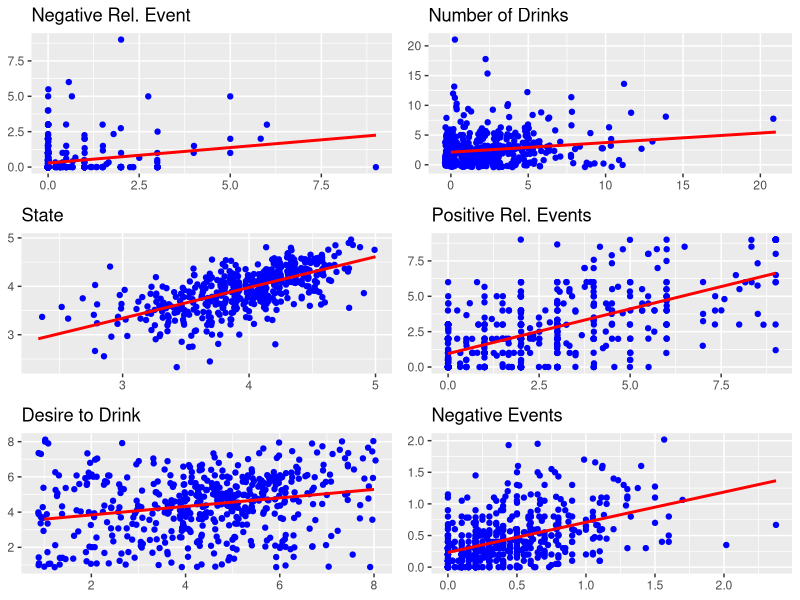
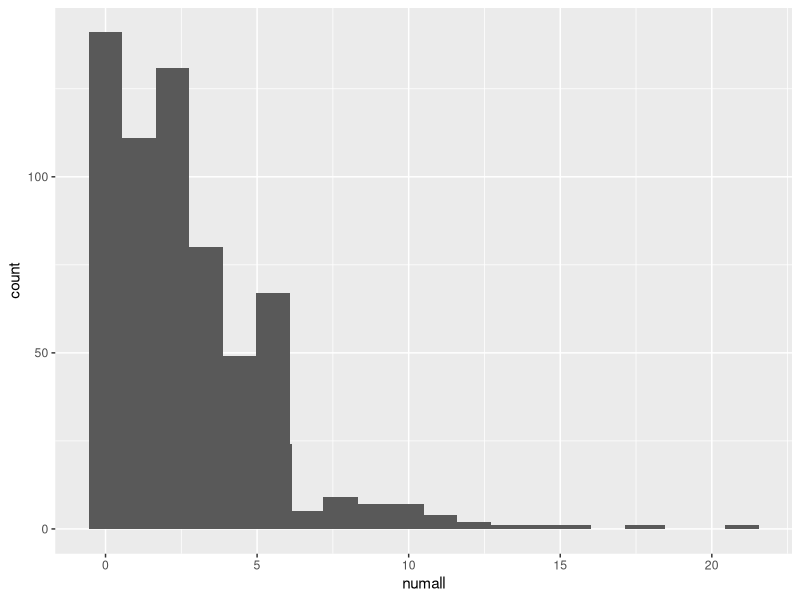
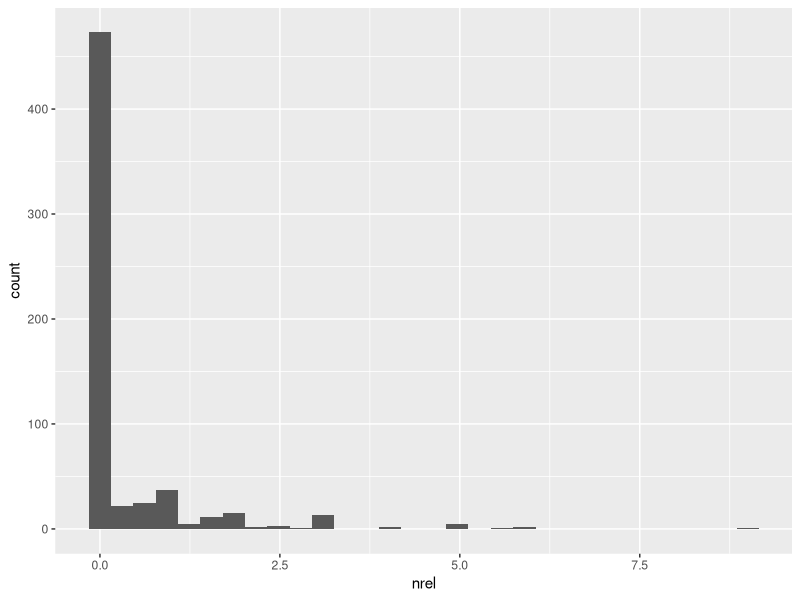
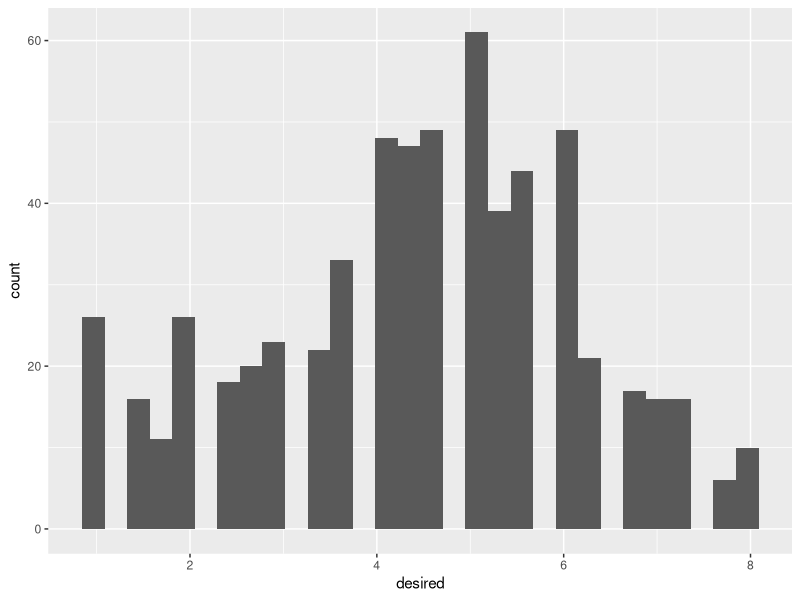
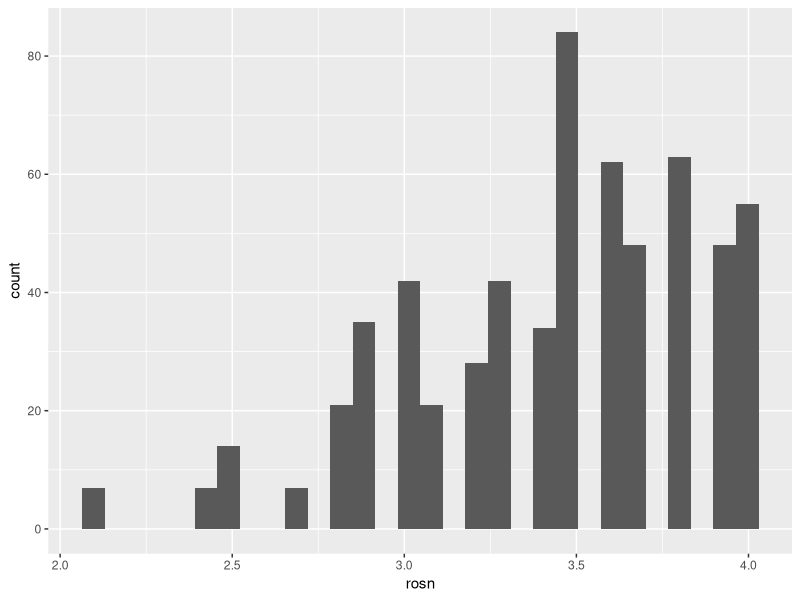
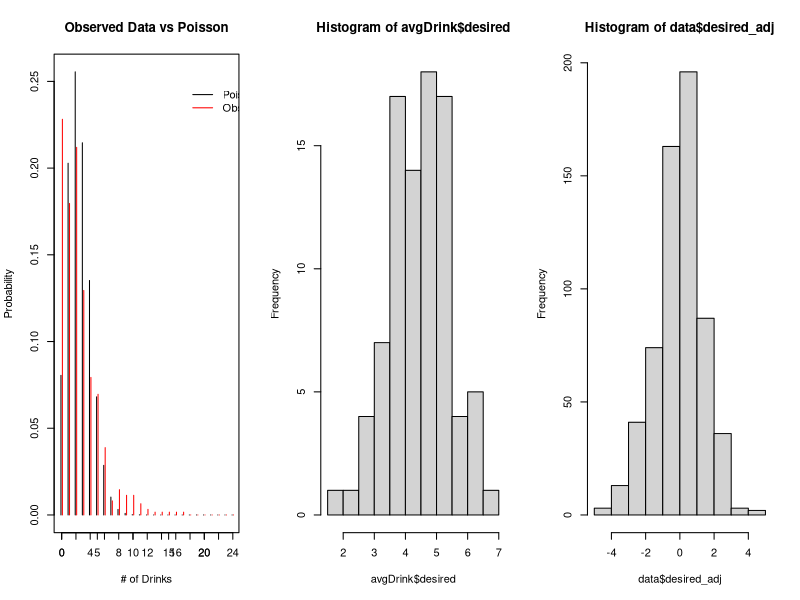
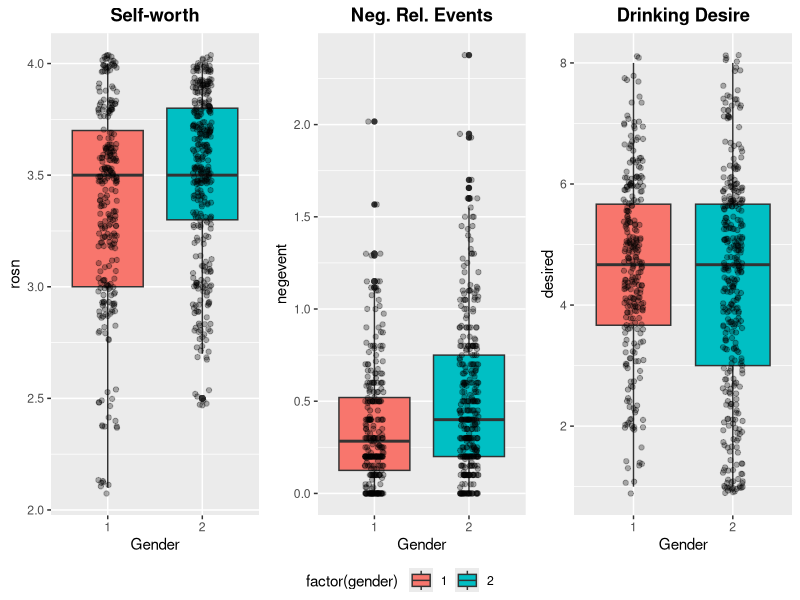
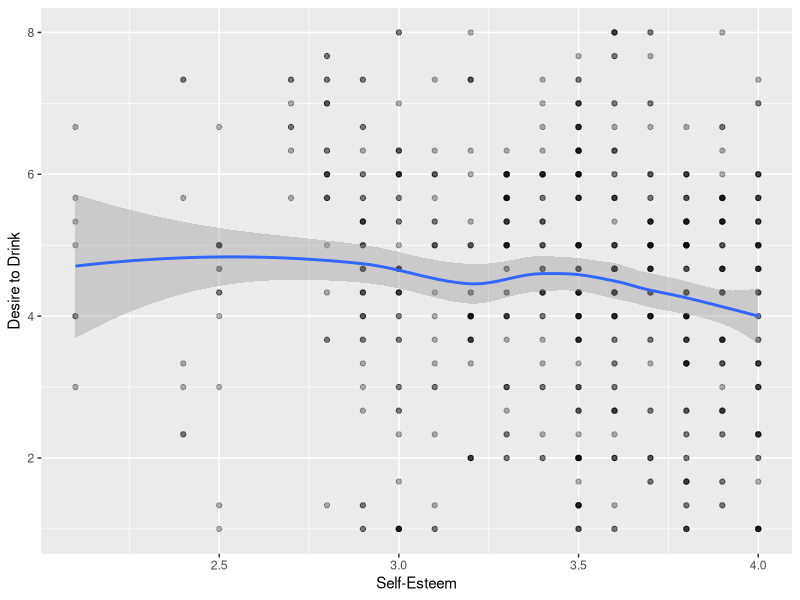

Reproduce these figures in R, in order. (Note: this script raises an error after producing the figures.)
## ---- chunk 1
knitr::opts_chunk$set(echo = TRUE)
## ---- chunk 2

pkg <- c('car', 'plyr', 'ggplot2', 'Hmisc', 'stargazer',
         'ggpubr', 'gridExtra', 'wesanderson', 'MASS', 'lmtest',
         'multiwayvcov')

lapply(pkg, require, character.only = T)

#change to your git location
#setwd("C:\Users\nishray\Documents\Berkeley_MIDS\W271\w271_lab2\DeHartSimplified.csv")


# data_c <- read.csv("C:\\Users\\nishray\\Documents\\Berkeley_MIDS\\W271\\w271_lab2\\DeHartSimplified.csv")
data_c <- read.csv("DeHartSimplified.csv", sep=",")

## ---- chunk 3
data_c[which(complete.cases(data_c) == F),]

data <- data_c[complete.cases(data_c),]

## ---- chunk 4
lagged.data <- data
lagged.data$studyday <- lagged.data$studyday + 1
combined.data <- merge(data, lagged.data, by=c("id", "studyday"))


nrel <- ggplot(data = combined.data, aes(x=nrel.x, y=nrel.y)) + geom_jitter(color='blue') + geom_smooth(method="lm", se=FALSE, color='red') + theme(axis.title.x=element_blank(), axis.title.y=element_blank()) + ggtitle("Negative Rel. Event")

numall <- ggplot(data = combined.data, aes(x=numall.x, y=numall.y)) + geom_jitter(color='blue') + geom_smooth(method="lm", se=FALSE, color='red') + theme(axis.title.x=element_blank(), axis.title.y=element_blank()) + ggtitle("Number of Drinks")

state <- ggplot(data = combined.data, aes(x=state.x, y=state.y)) + geom_jitter(color='blue') + geom_smooth(method="lm", se=FALSE, color='red') + theme(axis.title.x=element_blank(), axis.title.y=element_blank()) + ggtitle("State")

prel <- ggplot(data = combined.data, aes(x= prel.x, y=prel.y)) + geom_jitter(color='blue') + geom_smooth(method="lm", se=FALSE, color='red') + theme(axis.title.x=element_blank(), axis.title.y=element_blank()) + ggtitle("Positive Rel. Events")

desired <- ggplot(data = combined.data, aes(x=desired.x, y=desired.y)) + geom_jitter(color='blue') + geom_smooth(method="lm", se=FALSE, color='red') + theme(axis.title.x=element_blank(), axis.title.y=element_blank()) + ggtitle("Desire to Drink")

negevent <- ggplot(data = combined.data, aes(x= negevent.x, y=negevent.y)) + geom_jitter(color='blue') + geom_smooth(method="lm", se=FALSE, color='red') + theme(axis.title.x=element_blank(), axis.title.y=element_blank()) + ggtitle("Negative Events")

grid.arrange(nrel,numall,state,prel,desired,negevent, ncol=2)
## ---- chunk 5
summary(data)

par(mfrow=c(1,3))

#Variables of immediate interest: rosn = self-worth, nrel=negative relationship interactions, desired = desire to drink
#We see that Id identifies a single respondant: each respondant has 7 responses (one for each day of the week)
ggplot(data = data, aes(x = numall)) + geom_histogram() + stat_bin(bins = 20)
ggplot(data = data, aes(x = nrel)) + geom_histogram()
ggplot(data = data, aes(x = desired)) + geom_histogram()
ggplot(data = data, aes(x = rosn)) + geom_histogram()

dplyr::count(data, id)

#We see a skewed response distribution by gender
dplyr::count(data, gender)
## ---- chunk 6
# Plot of dependent variable vs poisson distribution
rel.freq <- table(data$numall)/length(data$numall)
rel.freq2 <- c(rel.freq, rep(0, times=7))
y <- 0:24
prob <- round(dpois(y, mean(data$numall)), 4)
plot(y-0.1, prob, type="h", ylab="Probability", xlab="# of Drinks", main="Observed Data vs Poisson")
axis(side=1, at=seq(0,24,2))
lines(y+0.1, y=rel.freq2, type="h", col='red')
legend(17,0.25, c("Poisson", "Observed"), col=c('black','red'), lty=c('solid','solid'), bty='n')
## ---- chunk 7
#bucket data
data['nrelBucket'] <- transform(data, group=cut(as.numeric(sub('[%]', '', nrel+.001)), 
    breaks=c(0,1, 2, 3, 4,5,6,7,8.1),
    labels=c('0-1', '1-2', '2-3', '3-4', '4-5', '5-6','6-7','7-8')))$group

data['rosnBucket'] <- transform(data, group=cut(as.numeric(sub('[%]', '', rosn)), 
    breaks=c(2,2.5, 3, 3.5, 4),
    labels=c('2-2.5', '2.5-3', '3-3.5', '3.5-4')))$group

data['desiredBucket'] <- transform(data, group=cut(as.numeric(sub('[%]', '', desired+.001)), 
    breaks=c(0,1, 2, 3, 4,5,6,7,8.1),
    labels=c('0-1', '1-2', '2-3', '3-4', '4-5', '5-6','6-7','7-8')))$group

length(data[data$nrel > 0, "nrel"])
#146 observations actually have nrel > 0. This could lead to an overestimation of the effect of nrel, especially in cases where nrel is very high.
data['HasNrel'] = data$nrel > 0

## ---- chunk 8
#distribution of average desired by id
avgDrink <- data.frame(aggregate(desired ~ id, data, mean))
hist(avgDrink$desired)

#we can see that the average desire to drink is also a normal distribution. This suggests that when we are looking at a desire to drink, we might want to consider what that person's "baseline" drinking is

#we can do this by taking a desire to drink as a distance from average desire to drink

data = merge(data, avgDrink, by="id")
data = rename(data, c('desired.y' = 'Id_MeanDrink', 'desired.x' = 'desired'))
## ---- chunk 9
data['desired_adj'] = data$desired - data$Id_MeanDrink
hist(data$desired_adj)

#this gives a normal distribution of desired

## ---- chunk 10
#Split out three variables of interest by gender

biv_1 <- ggplot(data, aes(factor(gender), rosn)) + geom_boxplot(aes(fill=factor(gender))) +
         geom_jitter(width=0.1, alpha = 0.3) + xlab("Gender") + ggtitle("Self-worth") +
         theme(plot.title=element_text(lineheight=1, face="bold", hjust = 0.5))

biv_2 <- ggplot(data, aes(factor(gender), negevent)) + geom_boxplot(aes(fill=factor(gender))) +
         geom_jitter(width=0.1, alpha = 0.3) + xlab("Gender") + ggtitle("Neg. Rel. Events") +
         theme(plot.title=element_text(lineheight=1, face="bold", hjust = 0.5))

biv_3 <- ggplot(data, aes(factor(gender), desired)) +
  geom_boxplot(aes(fill=factor(gender))) +
         geom_jitter(width=0.1, alpha = 0.3) + xlab("Gender") +
  ggtitle("Drinking Desire") +
         theme(plot.title=element_text(lineheight=1, face="bold", hjust = 0.5))

ggarrange(biv_1, biv_2, biv_3, ncol=3, common.legend = TRUE, legend = "bottom")
## ---- chunk 11

# Does  self esteem relate to desire to drink
ggplot(data = data, aes(x = rosn, y = desired)) + geom_point(alpha = 0.3) +
  geom_smooth() + xlab("Self-Esteem") + ylab("Desire to Drink")

# Does Negative Romantic events relate to the desire to drink
ggplot(data = data, aes(x = nrel, y = desired)) + geom_point(alpha = 0.3) +
  geom_smooth() + xlab("Negative Romantic Events") + ylab("Desire to Drink")

# Does Self-Esteem  relate to Total drink consumption
ggplot(data = data, aes(x = rosn, y = numall)) + geom_point(alpha = 0.3) +
  geom_smooth() + xlab("Self-Esteem") + ylab("Total Drink Consumption")

# Looking At the Desire to Drink by Negative Events by Gender
ggplot(data = data, aes(x = rosn, y = desired, fill = as.factor(gender))) + geom_point(alpha = 0.3) +
  geom_smooth() + xlab("Self-Esteem") + ylab("Desire to Drink")

# Does self-esteem vary by gender?
ggplot(data = data, aes(x = as.factor(gender), y = rosn)) + geom_boxplot(aes(fill=factor(gender))) + geom_jitter(width=0.1)

# Does self-esteem vary by age
ggplot(data = data, aes(x = age, y = rosn)) + geom_point(alpha = 0.3) +
  geom_smooth() + xlab("Age") + ylab("Self-Esteem")

# Numall by desire to drink, colorized by nrel binarized

ggplot(data = data, aes(x = desired, y = numall, colour = as.factor(HasNrel))) + 
  geom_point() + geom_smooth() + xlab("Total Drink Consumption") +
  ylab("Desire to Drink")

# Numall by desire to drink, colorized by self esteem

ggplot(data = data, aes(x = desired, y = numall, color = rosn)) + 
  geom_point() + geom_smooth() + xlab("Total Drink Consumption") +
  ylab("Desire to Drink")

# plot nrel versus rosn, colored by desire to drink
ggplot(data, aes(x=nrel, y=rosn,color=desired)) + geom_point()
## ---- chunk 12
#volume and mean desire to drink in each bucket
dplyr::count(data, nrelBucket, rosnBucket, desiredBucket)

xtabs(desired ~ nrelBucket, aggregate(desired ~ nrelBucket, data, mean))
xtabs(desired ~ rosnBucket, aggregate(desired ~ rosnBucket, data, mean))

xtabs(desired ~ nrelBucket + rosnBucket, aggregate(desired ~ nrelBucket + rosnBucket, data, mean))
table(data$nrelBucket, data$rosnBucket)

## ---- chunk 13
data.frame(aggregate(desired ~ HasNrel, data, mean))
#little difference between 0 and nonzero here.
#test for significance of difference using wilcoxon rank sum test
#unaltered desired to drink - nonsignificant, closer to significance
wilcox.test(data[data$nrel > 0, "desired"], data[data$nrel == 0, "desired"])
#adjusted desire to drink - nonsignificant
wilcox.test(data[data$nrel > 0, "desired_adj"], data[data$nrel == 0, "desired_adj"])
## ---- chunk 14
mod <- glm(numall ~ nrel + rosn + nrel*rosn, family=poisson(link="log"), data=data)
summary(mod)


#desire to actual
desireOnly <- glm(numall ~ desired, family=poisson(link="log"), data=data)
summary(desireOnly)

#Full Specification
All <- glm(numall ~ nrel + rosn + nrel*rosn + desired, family=poisson(link="log"), data=data)

## ---- chunk 15

mod_full <- glm(numall ~ nrel + rosn + state + age + gender, family = poisson(link = "log"), data = data)

# Here is how you generate the clustered standard errors and test our hypotheses with them
mod_full$cluster.vcov <- cluster.vcov(mod_full, ~ id)
coeftest(mod_full, vcov. = mod_full$cluster.vcov)
